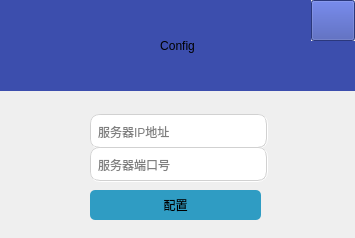
<?xml version="1.0" encoding="UTF-8"?>
<ui version="4.0">
 <class>Dialog</class>
 <widget class="QDialog" name="Dialog">
  <property name="geometry">
   <rect>
    <x>0</x>
    <y>0</y>
    <width>355</width>
    <height>238</height>
   </rect>
  </property>
  <property name="windowTitle">
   <string>配置</string>
  </property>
  <widget class="QLabel" name="label">
   <property name="geometry">
    <rect>
     <x>0</x>
     <y>0</y>
     <width>44</width>
     <height>91</height>
    </rect>
   </property>
   <property name="styleSheet">
    <string notr="true">background-color: rgb(60,78,173);</string>
   </property>
   <property name="text">
    <string/>
   </property>
  </widget>
  <widget class="QLabel" name="label_3">
   <property name="geometry">
    <rect>
     <x>311</x>
     <y>41</y>
     <width>44</width>
     <height>50</height>
    </rect>
   </property>
   <property name="styleSheet">
    <string notr="true">background-color: rgb(60,78,173);</string>
   </property>
   <property name="text">
    <string/>
   </property>
  </widget>
  <widget class="QLineEdit" name="ipInput">
   <property name="geometry">
    <rect>
     <x>90</x>
     <y>114</y>
     <width>178</width>
     <height>35</height>
    </rect>
   </property>
   <property name="styleSheet">
    <string notr="true">border:2px groove rgb(209,209,209);
border-radius:10px;
padding:2px 4px;
color: rgb(0, 0, 0);
background-color: rgb(255, 255, 255);
font: 11pt &quot;Microsoft New Tai Lue&quot;;</string>
   </property>
   <property name="placeholderText">
    <string>服务器IP地址</string>
   </property>
   <property name="clearButtonEnabled">
    <bool>false</bool>
   </property>
  </widget>
  <widget class="QLineEdit" name="portInput">
   <property name="geometry">
    <rect>
     <x>90</x>
     <y>147</y>
     <width>178</width>
     <height>35</height>
    </rect>
   </property>
   <property name="styleSheet">
    <string notr="true">border:2px groove rgb(209,209,209);
border-radius:10px;
padding:2px 4px;
color: rgb(0, 0, 0);
background-color: rgb(255, 255, 255);
font: 11pt &quot;Microsoft New Tai Lue&quot;;</string>
   </property>
   <property name="echoMode">
    <enum>QLineEdit::Password</enum>
   </property>
   <property name="placeholderText">
    <string>服务器端口号</string>
   </property>
   <property name="clearButtonEnabled">
    <bool>true</bool>
   </property>
  </widget>
  <widget class="QPushButton" name="config_btn">
   <property name="geometry">
    <rect>
     <x>90</x>
     <y>190</y>
     <width>171</width>
     <height>30</height>
    </rect>
   </property>
   <property name="styleSheet">
    <string notr="true">QPushButton{
	background-color: rgb(47, 156, 195);
	border-radius:5px;
	border:none;
}
QPushButton:hover{
	background-color: rgb(55, 191, 232);
	border-radius:5px;
	border:none;
}
QPushButton:pressed{
	background-color: rgb(61, 207, 255);
	border-radius:5px;
	border:none;
}</string>
   </property>
   <property name="text">
    <string>配置</string>
   </property>
  </widget>
  <widget class="QLabel" name="label_4">
   <property name="geometry">
    <rect>
     <x>44</x>
     <y>0</y>
     <width>267</width>
     <height>91</height>
    </rect>
   </property>
   <property name="styleSheet">
    <string notr="true">background-color: rgb(60,78,173);
font: 75 24pt &quot;Microsoft PhagsPa&quot;;
color: rgb(0, 0, 0);</string>
   </property>
   <property name="text">
    <string>Config</string>
   </property>
   <property name="alignment">
    <set>Qt::AlignCenter</set>
   </property>
  </widget>
  <widget class="QPushButton" name="close_btn">
   <property name="geometry">
    <rect>
     <x>311</x>
     <y>0</y>
     <width>44</width>
     <height>41</height>
    </rect>
   </property>
   <property name="styleSheet">
    <string notr="true">QPushButton{
	border-image: url(:/Prefix/myClose.png);
	background-color: rgb(60,78,173);
}
QPushButton:hover{
	border-image: url(:/Prefix/myClose.png);
	background-color: rgb(255, 0, 0);
	
}
QPushButton:pressed{
	border-image: url(:/Prefix/myClose.png);
	
	background-color: rgb(118, 0, 0);
}

</string>
   </property>
   <property name="text">
    <string/>
   </property>
  </widget>
 </widget>
 <resources>
  <include location="images.qrc"/>
 </resources>
 <connections>
  <connection>
   <sender>close_btn</sender>
   <signal>clicked()</signal>
   <receiver>Dialog</receiver>
   <slot>on_button_close_clicked()</slot>
   <hints>
    <hint type="sourcelabel">
     <x>332</x>
     <y>10</y>
    </hint>
    <hint type="destinationlabel">
     <x>324</x>
     <y>146</y>
    </hint>
   </hints>
  </connection>
  <connection>
   <sender>ipInput</sender>
   <signal>textChanged(QString)</signal>
   <receiver>Dialog</receiver>
   <slot>auto_enable_config_btn()</slot>
   <hints>
    <hint type="sourcelabel">
     <x>130</x>
     <y>130</y>
    </hint>
    <hint type="destinationlabel">
     <x>33</x>
     <y>120</y>
    </hint>
   </hints>
  </connection>
  <connection>
   <sender>portInput</sender>
   <signal>textChanged(QString)</signal>
   <receiver>Dialog</receiver>
   <slot>auto_enable_config_btn()</slot>
   <hints>
    <hint type="sourcelabel">
     <x>118</x>
     <y>167</y>
    </hint>
    <hint type="destinationlabel">
     <x>35</x>
     <y>162</y>
    </hint>
   </hints>
  </connection>
 </connections>
 <slots>
  <slot>on_button_close_clicked()</slot>
  <slot>auto_enable_config_btn()</slot>
 </slots>
</ui>
